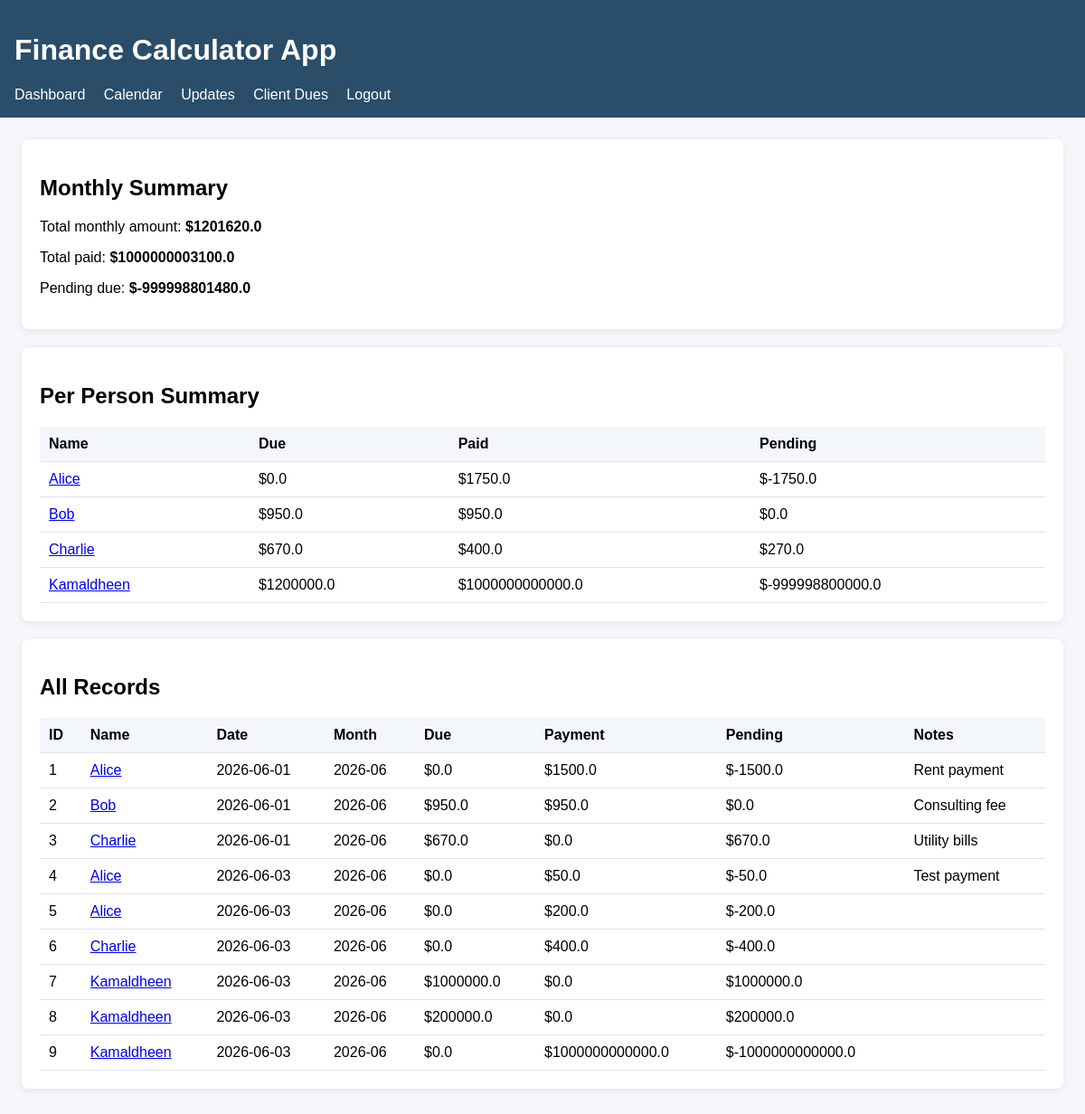
/dashboard (signed in), run on the app's committed database.
### tables this page shows
CREATE TABLE finance_records (
                id INTEGER PRIMARY KEY AUTOINCREMENT,
                name TEXT NOT NULL,
                transaction_date TEXT NOT NULL,
                month TEXT NOT NULL,
                due_amount REAL NOT NULL DEFAULT 0,
                payment_amount REAL NOT NULL DEFAULT 0,
                notes TEXT
            );

### app (1).py (the view)
@app.route('/dashboard')
@login_required
def dashboard():
    records = fetch_all_records()
    total_due = sum(record['due_amount'] for record in records)
    total_paid = sum(record['payment_amount'] for record in records)
    total_pending = total_due - total_paid
    person_summary = {}
    for record in records:
        person = record['name']
        summary = person_summary.setdefault(person, {'due': 0, 'paid': 0})
        summary['due'] += record['due_amount']
        summary['paid'] += record['payment_amount']
    for summary in person_summary.values():
        summary['pending'] = summary['due'] - summary['paid']
    return render_template(
        'dashboard.html',
        records=records,
        total_due=total_due,
        total_paid=total_paid,
        total_pending=total_pending,
        person_summary=person_summary,
    )

### app (1).py (called while the page is built)
def get_db_connection():
    conn = sqlite3.connect(DB_PATH)
    conn.row_factory = sqlite3.Row
    return conn

def fetch_all_records():
    conn = get_db_connection()
    rows = conn.execute('SELECT * FROM finance_records ORDER BY id').fetchall()
    conn.close()
    return [dict(row) for row in rows]

def login_required(view):
    @wraps(view)
    def wrapped_view(*args, **kwargs):
        if not session.get('user'):
            return redirect(url_for('login'))
        return view(*args, **kwargs)
    return wrapped_view

### templates/dashboard.html (shortened to what this page needs)
{% extends 'base.html' %}
{% block content %}
  <div class="card">
    <h2>Monthly Summary</h2>
    <p>Total monthly amount: <strong>${{ total_due }}</strong></p>
    <p>Total paid: <strong>${{ total_paid }}</strong></p>
    <p>Pending due: <strong>${{ total_pending }}</strong></p>
  </div>
  <div class="card">
    <h2>Per Person Summary</h2>
    <table>
      <thead>
        <tr>
          <th>Name</th>
          <th>Due</th>
          <th>Paid</th>
          <th>Pending</th>
        </tr>
      </thead>
      <tbody>
        {% for name, summary in person_summary.items() %}
          <tr>
            <td><a href="{{ url_for('customer', name=name) }}">{{ name }}</a></td>
            <td>${{ summary.due }}</td>
            <td>${{ summary.paid }}</td>
            <td>${{ summary.pending }}</td>
          </tr>
        {% endfor %}
      </tbody>
    </table>
  </div>
  <div class="card">
    <h2>All Records</h2>
    <table>
      <thead>
        <tr>
          <th>ID</th>
          <th>Name</th>
          <th>Date</th>
          <th>Month</th>
          <th>Due</th>
          <th>Payment</th>
          <th>Pending</th>
          <th>Notes</th>
        </tr>
      </thead>
      <tbody>
        {% for record in records %}
          <tr>
            <td>{{ record.id }}</td>
            <td><a href="{{ url_for('customer', name=record.name) }}">{{ record.name }}</a></td>
            <td>{{ record.transaction_date }}</td>
            <td>{{ record.month }}</td>
            <td>${{ record.due_amount }}</td>
            <td>${{ record.payment_amount }}</td>
            <td>${{ record.due_amount - record.payment_amount }}</td>
            <td>{{ record.notes }}</td>
          </tr>
        {% endfor %}
      </tbody>
    </table>
  </div>
{% endblock %}

### templates/base.html (shortened to what this page needs)
<!doctype html>
<html lang="en">
  <head>
  </head>
  <body>
    <header>
      <h1>Finance Calculator App</h1>
      {% if session.user %}
      <nav>
        <a href="{{ url_for('dashboard') }}">Dashboard</a>
        <a href="{{ url_for('calendar') }}">Calendar</a>
        <a href="{{ url_for('update') }}">Updates</a>
        <a href="{{ url_for('dues') }}">Client Dues</a>
        <a href="{{ url_for('logout') }}">Logout</a>
      </nav>
      {% endif %}
    </header>
    <main>
      {% block content %}{% endblock %}
    </main>
  </body>
</html>

### templates/base.html (style rules this page uses)
body { font-family: Arial, sans-serif; margin: 0; padding: 0; background: #f5f7fb; }
header { background: #2a4d69; color: white; padding: 16px; }
nav a { color: white; margin-right: 16px; text-decoration: none; }
main { padding: 24px; }
.card { background: white; border-radius: 8px; box-shadow: 0 2px 8px rgba(0,0,0,0.08); padding: 20px; margin-bottom: 20px; }
table { width: 100%; border-collapse: collapse; margin-top: 12px; }
th, td { padding: 10px; border-bottom: 1px solid #e1e4ee; text-align: left; }
th { background: #f3f6fa; }

### data on the page
finance_records: name "Alice", due "0.0", paid "1750.0", pending "-1750.0", id "1", transaction_date "2026-06-01", month "2026-06", due_amount "0.0", payment_amount "1500.0", record.due_amount-record.payment_amount "-1500.0", notes "Rent payment"
finance_records: name "Bob", due "950.0", paid "950.0", pending "0.0", id "2", transaction_date "2026-06-01", month "2026-06", due_amount "950.0", payment_amount "950.0", record.due_amount-record.payment_amount "0.0", notes "Consulting fee"
finance_records: name "Charlie", due "670.0", paid "400.0", pending "270.0", id "3", transaction_date "2026-06-01", month "2026-06", due_amount "670.0", payment_amount "0.0", record.due_amount-record.payment_amount "670.0", notes "Utility bills"
finance_records: name "Kamaldheen", due "1200000.0", paid "1000000000000.0", pending "-999998800000.0", id "7", transaction_date "2026-06-03", month "2026-06", due_amount "1000000.0", payment_amount "0.0", record.due_amount-record.payment_amount "1000000.0"
finance_records: id "4", name "Alice", transaction_date "2026-06-03", month "2026-06", due_amount "0.0", payment_amount "50.0", record.due_amount-record.payment_amount "-50.0", notes "Test payment"
finance_records: id "5", name "Alice", transaction_date "2026-06-03", month "2026-06", due_amount "0.0", payment_amount "200.0", record.due_amount-record.payment_amount "-200.0"
finance_records: id "6", name "Charlie", transaction_date "2026-06-03", month "2026-06", due_amount "0.0", payment_amount "400.0", record.due_amount-record.payment_amount "-400.0"
finance_records: id "8", name "Kamaldheen", transaction_date "2026-06-03", month "2026-06", due_amount "200000.0", payment_amount "0.0", record.due_amount-record.payment_amount "200000.0"
finance_records: id "9", name "Kamaldheen", transaction_date "2026-06-03", month "2026-06", due_amount "0.0", payment_amount "1000000000000.0", record.due_amount-record.payment_amount "-1000000000000.0"

### other printed values
{{ total_due }} "1201620.0"
{{ total_paid }} "1000000003100.0"
{{ total_pending }} "-999998801480.0"
